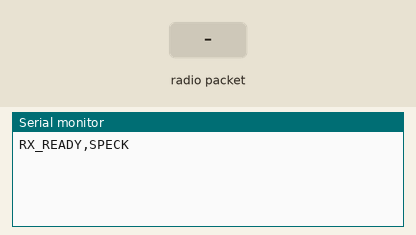
Recording of a sketch running on a simulated Arduino Uno, built with avr-gcc and run on an emulated ATmega328P. Parts: the last lines printed to the serial monitor. Inputs (shaded band) come from the test bench. No radio packets arrive unless stated.

Above: at 1.2 s.
1.3 s: radio packet "1" arrives
At 1.9 s:
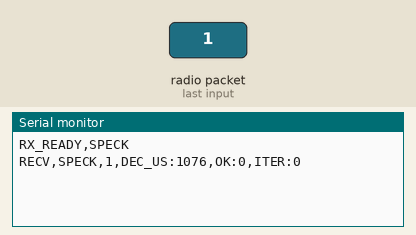
2.8 s: radio packet "0" arrives
At 4.0 s:
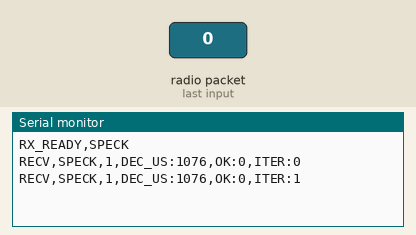
4.3 s: radio packet "2" arrives
At 5.4 s:
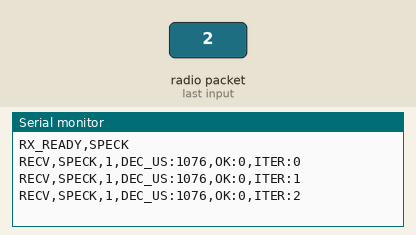

The sketch:

rx_speck.ino
```cpp
/*
 * RX — SPECK-64/128
 * Protocol: RECV,SPECK,<size>,DEC_US:<t>,OK:<1|0>,ITER:<n>
 */

#include <RH_ASK.h>
#include <SPI.h>

RH_ASK driver(2000, 11, 12);

#define MSG_SIZE     16
#define SPECK_ROUNDS 27
#define ROR(x,r) ((x >> r) | (x << (32 - r)))
#define ROL(x,r) ((x << r) | (x >> (32 - r)))

const uint32_t raw_key[4] = {
    0x03020100, 0x07060504,
    0x0B0A0908, 0x0F0E0D0C
};

uint32_t round_keys[SPECK_ROUNDS];
static uint32_t recv_count = 0;

const uint8_t expected[MSG_SIZE] = {
    'H','e','l','l','o',' ','W','o','r','l','d','!','!','!','!','!'
};

void speck_key_schedule(const uint32_t k[4]) {
    uint32_t A = k[0], B = k[1], C = k[2], D = k[3];
    round_keys[0] = A;
    for (uint32_t i = 0; i < SPECK_ROUNDS - 1; i++) {
        B = (ROR(B, 8) + A) ^ i;
        A = ROL(A, 3) ^ B;
        round_keys[i + 1] = A;
        if      (i % 3 == 0) { uint32_t t = B; B = C; C = t; }
        else if (i % 3 == 1) { uint32_t t = B; B = D; D = t; }
    }
}

void speck64_decrypt(uint32_t *x, uint32_t *y) {
    for (int i = SPECK_ROUNDS - 1; i >= 0; i--) {
        *y = ROR(*x ^ *y, 3);
        *x = ROL((*x ^ round_keys[i]) - *y, 8);
    }
}

void setup() {
    Serial.begin(9600);
    while (!Serial);
    if (!driver.init())
        Serial.println("RF init failed");
    speck_key_schedule(raw_key);
    Serial.println("RX_READY,SPECK");
}

void loop() {
    uint8_t buf[64];
    uint8_t buflen = sizeof(buf);

    if (driver.recv(buf, &buflen)) {
        unsigned long t_start = micros();
        for (uint8_t b = 0; b < MSG_SIZE; b += 8) {
            uint32_t x, y;
            memcpy(&x, buf + b,     4);
            memcpy(&y, buf + b + 4, 4);
            speck64_decrypt(&x, &y);
            memcpy(buf + b,     &x, 4);
            memcpy(buf + b + 4, &y, 4);
        }
        unsigned long dec_us = micros() - t_start;

        int ok = (buflen >= MSG_SIZE && memcmp(buf, expected, MSG_SIZE) == 0) ? 1 : 0;

        Serial.print("RECV,SPECK,");
        Serial.print(buflen);
        Serial.print(",DEC_US:");
        Serial.print(dec_us);
        Serial.print(",OK:");
        Serial.print(ok);
        Serial.print(",ITER:");
        Serial.println(recv_count++);
    }
}
```

Measured:
- after the input at 1.3 s, the serial monitor: prints a new line at once (image 1)
- after the input at 2.8 s, the serial monitor: prints a new line at once (image 2)
- after the input at 4.3 s, the serial monitor: prints a new line at once (image 3)
